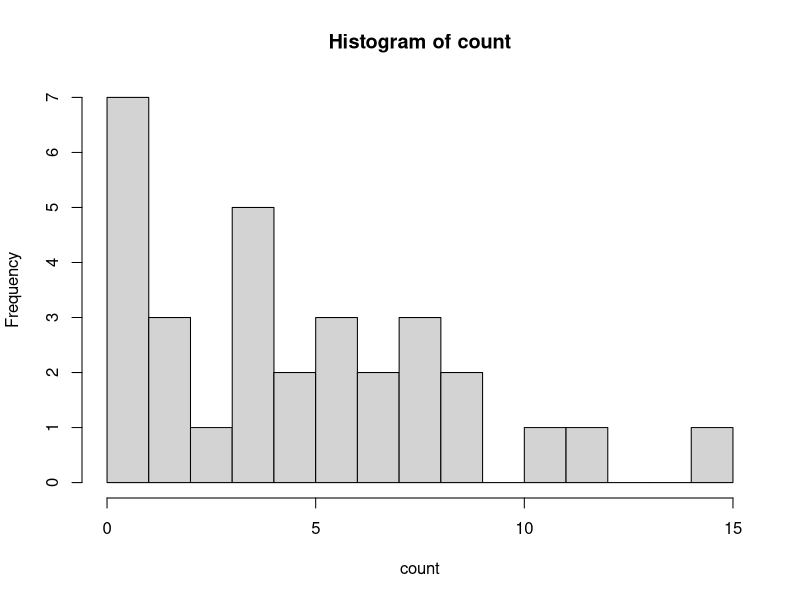
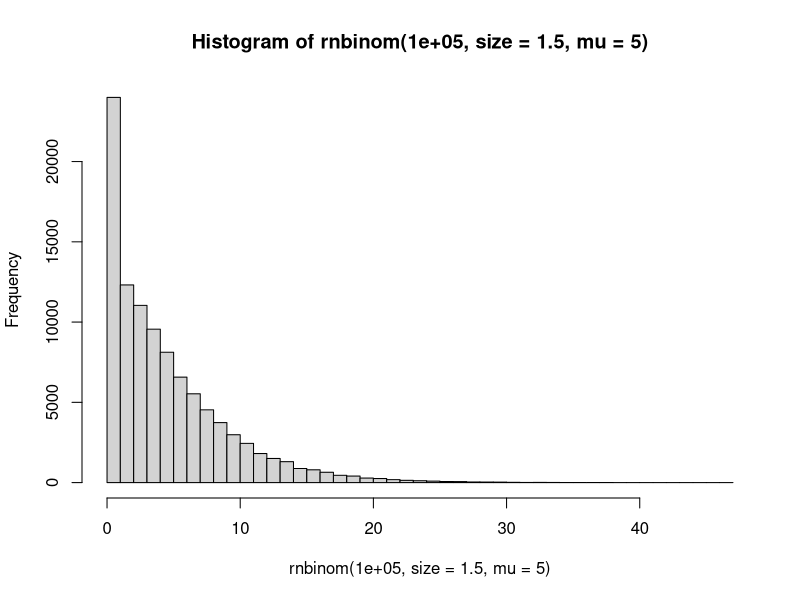

These charts were generated, in order, by the following R code:
library(MASS)

inc <- read.csv2("pilot_inclusion.csv")
pc <- read.csv2("pilot_pc.csv")

# number of articles screened
nrow(inc)
#> 38

# number of articles included
sum(inc$inclusion)
#> 31

# total number of PCs
nrow(pc)

# number of articles with at least one pc
unique(pc$id)

# count number of pcs
t <- table(factor(pc$id, levels = inc$id[inc$inclusion]))
# extract counts
count <- as.numeric(t)
count

# get descriptive statistics
quantile(count)
#> 4 [2, 7.5 IQR]

# plot histogram
hist(count, breaks = 15)
hist(rnbinom(100000, size = 1.5, mu = 5), breaks = 40)

# fit neg bin
# use raw count data plus zero counts
count

fitdistr(count, densfun = "negative binomial")$estimate
